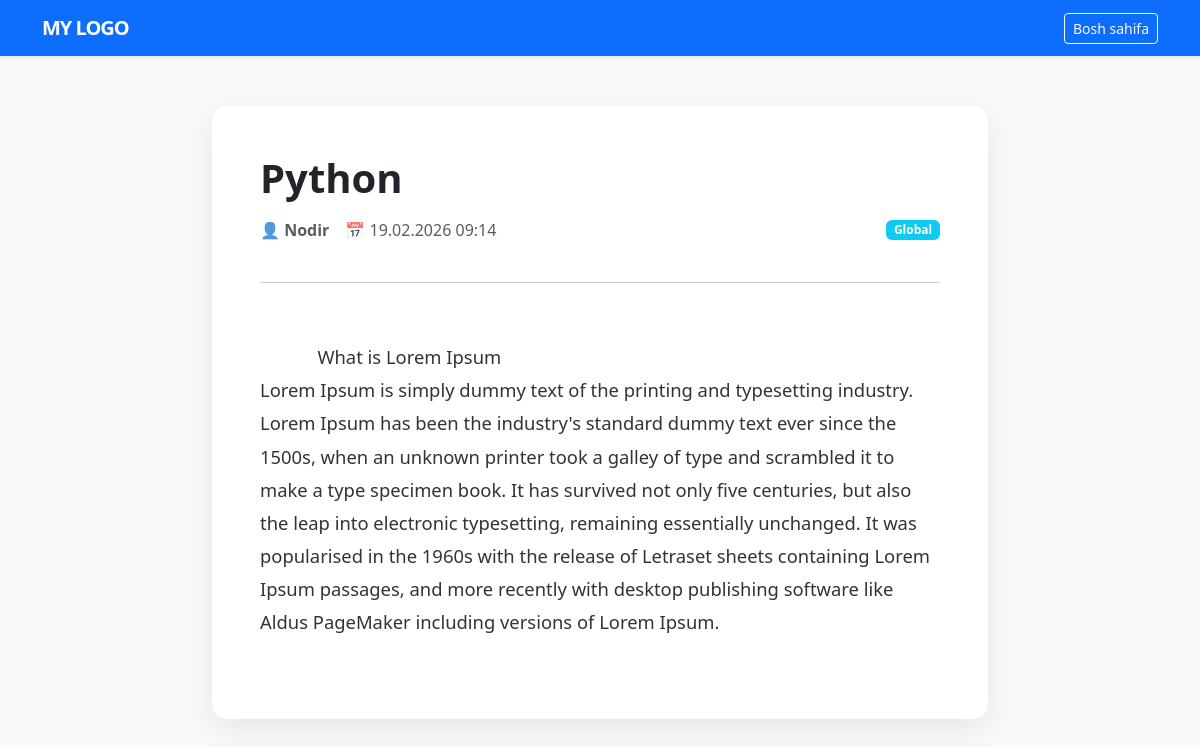
/post/5/, run on the app's committed database.
### users/models.py (models this page shows, shortened)
class Post(models.Model):
    STATUS_CHOICES = (
        ('global', 'Global'),
        ('private', 'Private'),
    )
    author = models.ForeignKey(User, on_delete=models.CASCADE, related_name='posts')
    title = models.CharField(max_length=200)
    content = models.TextField()
    status = models.CharField(max_length=10, choices=STATUS_CHOICES, default='global')
    created_at = models.DateTimeField(auto_now_add=True)
    updated_at = models.DateTimeField(auto_now=True)

### users/views.py (the view)
# urls.py: path('post/<int:pk>/', views.post_detail, name='post_detail'),
def post_detail(request, pk):
    post = get_object_or_404(Post, pk=pk)
    return render(request, 'post_detail.html', {'post': post})

### templates/post_detail.html (shortened to what this page needs)
<!DOCTYPE html>
<html lang="uz">
<head>
    <link href="https://cdn.jsdelivr.net/npm/bootstrap@5.3.0/dist/css/bootstrap.min.css" rel="stylesheet">
</head>
<body class="bg-light">
<nav class="navbar navbar-expand-lg navbar-dark bg-primary shadow-sm">
    <div class="container">
        <a class="navbar-brand" href="{% url 'post_list' %}">MY LOGO</a>
        <a href="{% url 'post_list' %}" class="btn btn-outline-light btn-sm">Bosh sahifa</a>
    </div>
</nav>
<div class="container post-container">
    <div class="card card-detail p-4 p-md-5 bg-white">
        <h1 class="fw-bold text-dark mb-3">{{ post.title }}</h1>
        <div class="d-flex align-items-center mb-4 text-muted">
            <span class="me-3">👤 <strong>{{ post.author.username }}</strong></span>
            <span>📅 {{ post.created_at|date:"d.m.Y H:i" }}</span>
            <span class="ms-auto badge bg-info">{{ post.get_status_display|default:post.status }}</span>
        </div>
        <hr class="mb-4">
        <div class="post-text" style="white-space: pre-wrap; font-size: 1.15rem; line-height: 1.8; color: #333;">
            {{ post.content }}
        </div>
    </div>
</div>
</body>
</html>

### templates/post_detail.html (style rules this page uses)
.navbar-brand { font-weight: 800; letter-spacing: -1px; }
.post-container { max-width: 800px; margin-top: 50px; }
.card-detail { border: none; border-radius: 15px; box-shadow: 0 10px 30px rgba(0,0,0,0.08); }

### data on the page
Post: title "Python", author.username "Nodir", created_at "19.02.2026 09:14", status "Global", content "What is Lorem Ipsum Lorem Ipsum is simply dummy text of the printing and typesetting industry. Lorem Ipsum has been the industry's standard dummy text ever since the 1500s, when an unknown printer took a galley of type and scrambled it to make a type specimen book. It has survived not only five centuries, but also the leap into electronic typesetting, remaining essentially unchanged. It was popularised in the 1960s with the release of Letraset sheets containing Lorem Ipsum passages, and more recently with desktop publishing software like Aldus PageMaker including versions of Lorem Ipsum."
